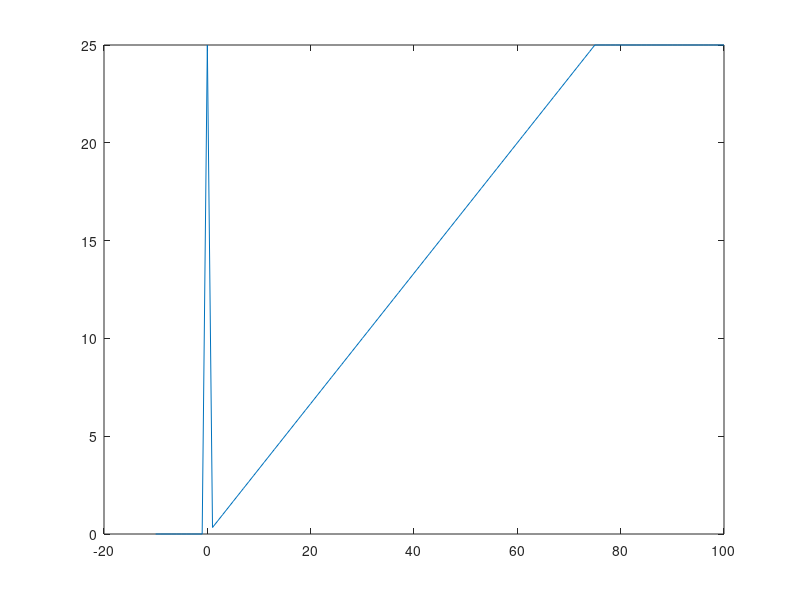

MATLAB code to generate this figure:
function Labb1()
    Labb1a()
end

function Labb1a()
    x = -10:100;
    y = arrayfun(@f, x);
    
    plot(x, y)
end

function y = f(x)
    if x < 0
        y = 0;
    elseif 0 < x && x < 75
        y = x/3;
    else 
        y = 25;
    end
end